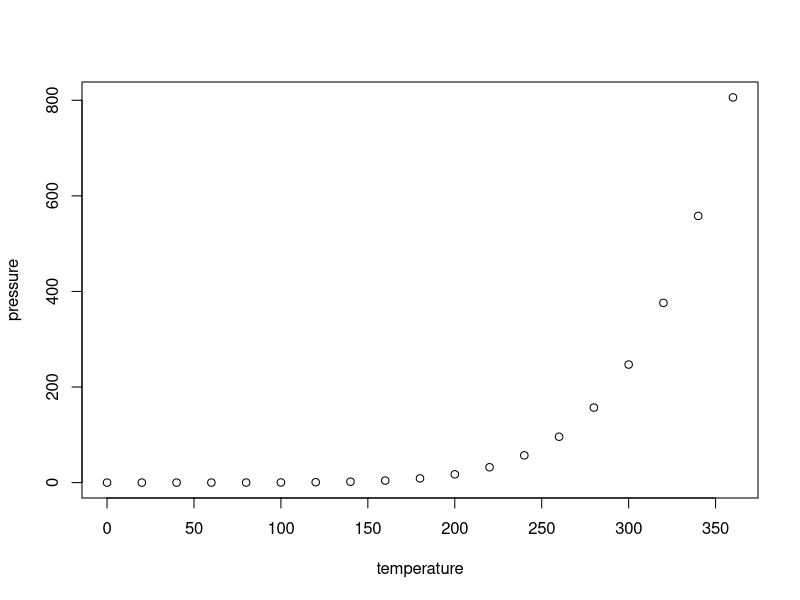
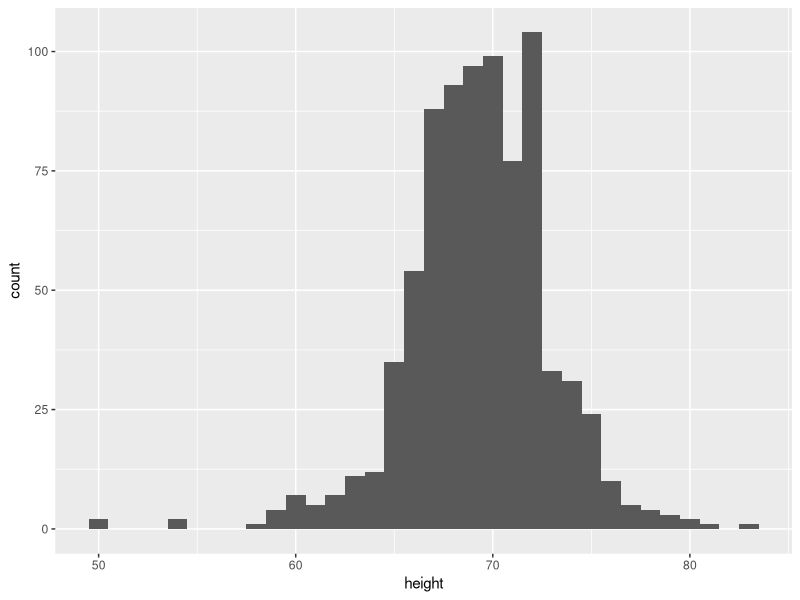
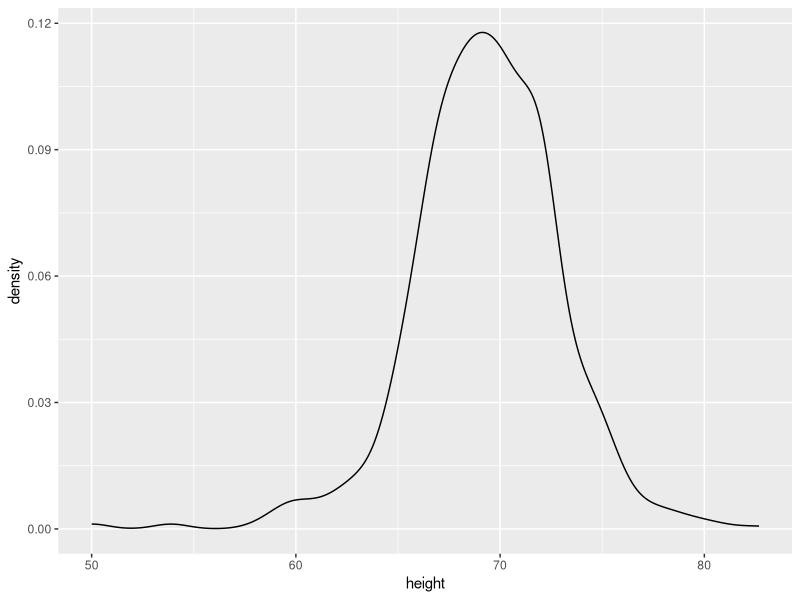

Generate these figures, in order, with R:
## ---- chunk 1
knitr::opts_chunk$set(echo = TRUE)
## ---- chunk 2
summary(cars)
## ---- chunk 3
plot(pressure)
## ---- chunk 4
library(tidyverse)
library(dslabs)
heights %>% filter(sex=="Male") %>% ggplot(aes(height)) +geom_histogram(binwidth=1)
## ---- chunk 5
library(dslabs)
library(tidyverse)
heights %>% filter(sex=="Male") %>% ggplot(aes(height)) +geom_density()
